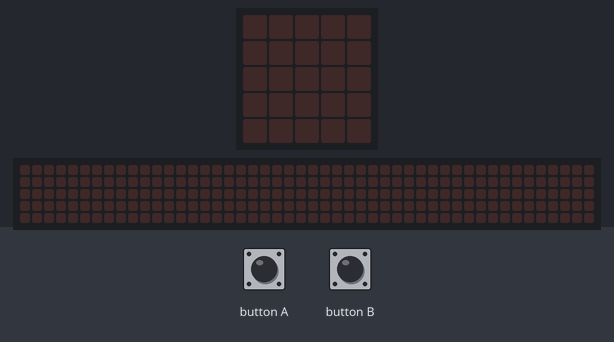
The program below on a simulated BBC micro:bit running MicroPython. Shown: the board's 5×5 LED display, a strip that is not on the board, showing the scrolling text unrolled. The inputs (shaded band) are chosen by the test bench. The 48×5 strip is a reading aid, not a part: it shows the text the display is scrolling, unrolled, one strip-width of it at a time.

Above: at 1.2 s.
1.3 s: button B pressed for 0.15 s
At 1.46 s:
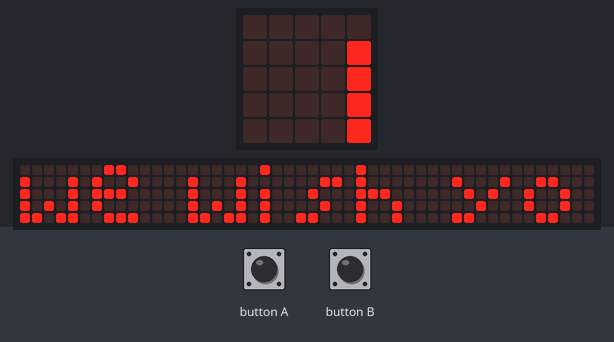
At 1.82 s:
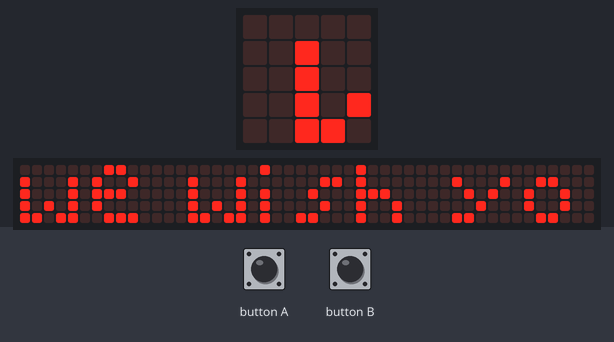

The program:

we-wish-you-a-merry-christmas.py
```python
from microbit import *
import music
music.set_tempo(ticks=4, bpm=120)

wewishyou = ['a5:2', 'd6:4', 'd6:2', 'e6:2',
'd6:2', 'c#6:2', 'b5:4', 'g5:4', 'b5:2',
'e6:4', 'e6:2', 'f#6:2', 'e6:2', 'd6:2',
'c#6:4', 'a5:4', 'c#6:2', 'f#6:4', 'f#6:2',
'g6:2', 'f#6:2', 'e6:2', 'd6:4', 'b5:4',
'a5:2', 'b5:2', 'e6:2', 'c#6:2', 'd6:2', 'R:4'
]

while True:
    if button_a.is_pressed():
        music.play(wewishyou,wait=False,loop=False)
    elif button_b.is_pressed():
        display.scroll("we wish you a merry christmas",wait=False,loop=False)
```

Measured:
- after the input at 1.3 s, the display: changes at once (image 1)
